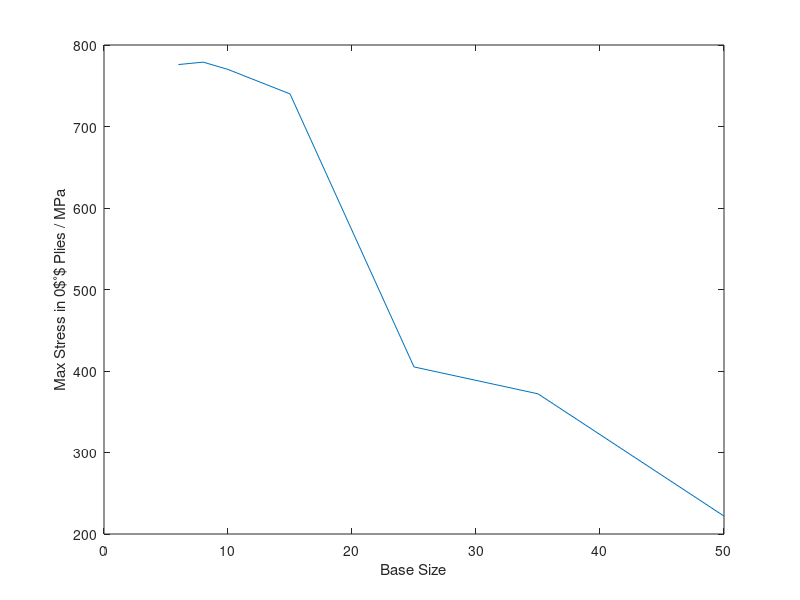

MATLAB code to generate this figure: (Note: this script raises an error after producing the figure.)
clear
clc
close all

x = [6 8 10 15 25 35 50];
y = [776 779 770 740 405 372 222];

meshConv = figure;
plot(x,y,"-")
hold on
xlabel('Base Size')
ylabel('Max Stress in 0$^{\circ}$ Plies / MPa')
betterPlot(meshConv)
hold off;
legend off
saveas(meshConv, "MeshConvergence.png")

close all